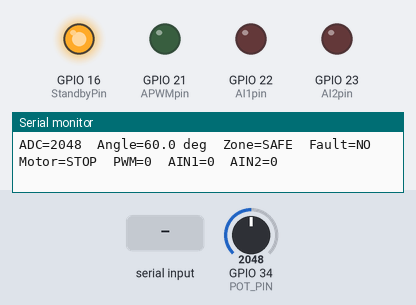
The sketch below on a simulated ESP32. Parts: output pins drawn as LEDs (lit = HIGH), the last lines printed to the serial monitor. Inputs (shaded band) come from the test bench; at power-on: GPIO 34 (POT_PIN) = 2048.

Above: at 1.2 s.
1.3 s: GPIO 34 (POT_PIN) set to 3519
2.8 s: GPIO 34 (POT_PIN) set to 3615
At 4.0 s:
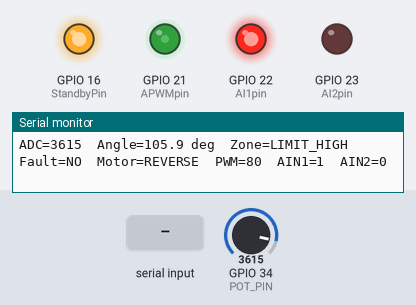
4.3 s: GPIO 34 (POT_PIN) set to 4095
At 5.4 s:
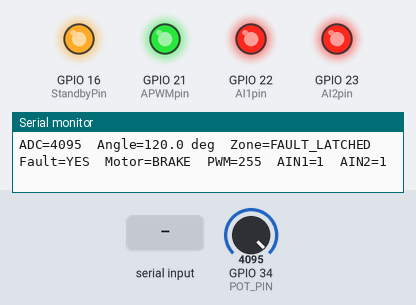
5.8 s: "r" received over Serial
Timing chart, 0 to 8.3 s (numbered marks = the images above; inputs shaded):
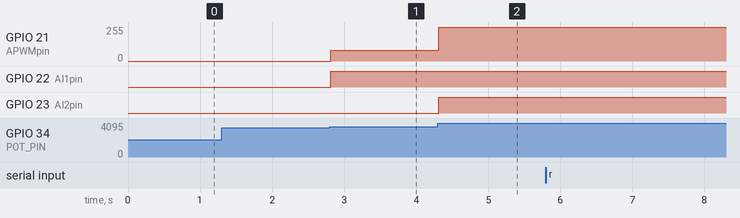

Measured:
- the behaviour switches between 3583 and 3584 on GPIO 34 (POT_PIN) (found by bisection; images 0 and 1)
- after the input at 2.8 s, GPIO 21 (APWMpin): 0/255 → 80/255 at once; GPIO 22 (AI1pin): LOW → HIGH at once
- after the input at 4.3 s, GPIO 21 (APWMpin): 80/255 → 255/255 at once; GPIO 23 (AI2pin): LOW → HIGH at once

The sketch:

sketch.ino
```cpp
/*
  Exoskeleton Joint Sensor & Actuator Control
  ESP32 + Potentiometer + TB6612FNG

  Joint:
  Knee flexion / extension

  Angle:
  0°   = full extension
  120° = deep flexion

  Safety zones:
  < 5°       FAULT LOW
  5–15°      LIMIT LOW
  15–105°    SAFE
  105–115°   LIMIT HIGH
  > 115°     FAULT HIGH

  Serial command:
  r = reset latched fault
*/

// ============================================================
// TB6612FNG PINS
// ============================================================

const int AI1pin = 22;
const int AI2pin = 23;
const int APWMpin = 21;
const int StandbyPin = 16;

// Original encoder pins
const int Apin = 18;
const int Bpin = 19;

// ============================================================
// JOINT SENSOR
// ============================================================

const int POT_PIN = 34;

// ============================================================
// ANGLE LIMITS
// ============================================================

const float FAULT_LOW = 5.0;
const float LIMIT_LOW = 15.0;

const float SAFE_HIGH = 105.0;
const float LIMIT_HIGH = 115.0;

// ============================================================
// VARIABLES
// ============================================================

long count = 0;

int potRaw = 0;
float jointAngle = 0.0;

String zone = "SAFE";

bool faultLatched = false;

// Current motor command for reporting
String motorDirection = "STOP";
int motorPWM = 0;

// ============================================================
// MOTOR CONTROL
// ============================================================

void motorStop() {

  analogWrite(APWMpin, 0);

  digitalWrite(AI1pin, LOW);
  digitalWrite(AI2pin, LOW);

  digitalWrite(StandbyPin, HIGH);

  motorDirection = "STOP";
  motorPWM = 0;
}

void motorBrake() {

  analogWrite(APWMpin, 255);

  digitalWrite(AI1pin, HIGH);
  digitalWrite(AI2pin, HIGH);

  digitalWrite(StandbyPin, HIGH);

  motorDirection = "BRAKE";
  motorPWM = 255;
}

void motorForward(int speed) {

  speed = constrain(speed, 0, 255);

  digitalWrite(StandbyPin, HIGH);

  digitalWrite(AI1pin, LOW);
  digitalWrite(AI2pin, HIGH);

  analogWrite(APWMpin, speed);

  motorDirection = "FORWARD";
  motorPWM = speed;
}

void motorBackward(int speed) {

  speed = constrain(speed, 0, 255);

  digitalWrite(StandbyPin, HIGH);

  digitalWrite(AI1pin, HIGH);
  digitalWrite(AI2pin, LOW);

  analogWrite(APWMpin, speed);

  motorDirection = "REVERSE";
  motorPWM = speed;
}

// ============================================================
// ZONE DETECTION
// ============================================================

void determineZone() {

  // Fault remains latched until reset
  if (faultLatched) {
    zone = "FAULT_LATCHED";
    return;
  }

  // Low hard limit
  if (jointAngle < FAULT_LOW) {

    zone = "FAULT_LOW";
    faultLatched = true;

    Serial.println("!!! LOW LIMIT FAULT LATCHED !!!");

    return;
  }

  // Low soft limit
  if (jointAngle < LIMIT_LOW) {

    zone = "LIMIT_LOW";
    return;
  }

  // Safe region
  if (jointAngle <= SAFE_HIGH) {

    zone = "SAFE";
    return;
  }

  // High soft limit
  if (jointAngle <= LIMIT_HIGH) {

    zone = "LIMIT_HIGH";
    return;
  }

  // High hard limit
  zone = "FAULT_HIGH";
  faultLatched = true;

  Serial.println("!!! HIGH LIMIT FAULT LATCHED !!!");
}

// ============================================================
// MOTOR CONTROL FROM ANGLE
// ============================================================

void controlMotor() {

  // ----------------------------------------------------------
  // FAULT
  // ----------------------------------------------------------

  if (faultLatched) {

    motorBrake();

    return;
  }

  // ----------------------------------------------------------
  // SAFE
  // ----------------------------------------------------------

  if (zone == "SAFE") {

    motorStop();

    return;
  }

  // ----------------------------------------------------------
  // LOW LIMIT
  // Drive toward increasing angle
  // ----------------------------------------------------------

  if (zone == "LIMIT_LOW") {

    int speed = map(
      (int)jointAngle,
      (int)FAULT_LOW,
      (int)LIMIT_LOW,
      180,
      80
    );

    speed = constrain(speed, 80, 180);

    motorForward(speed);

    return;
  }

  // ----------------------------------------------------------
  // HIGH LIMIT
  // Drive toward decreasing angle
  // ----------------------------------------------------------

  if (zone == "LIMIT_HIGH") {

    int speed = map(
      (int)jointAngle,
      (int)SAFE_HIGH,
      (int)LIMIT_HIGH,
      80,
      180
    );

    speed = constrain(speed, 80, 180);

    motorBackward(speed);

    return;
  }
}

// ============================================================
// SETUP
// ============================================================

void setup() {

  Serial.begin(115200);

  // TB6612
  pinMode(AI1pin, OUTPUT);
  pinMode(AI2pin, OUTPUT);
  pinMode(APWMpin, OUTPUT);
  pinMode(StandbyPin, OUTPUT);

  // Original encoder inputs
  pinMode(Apin, INPUT_PULLUP);
  pinMode(Bpin, INPUT_PULLUP);

  // Potentiometer
  pinMode(POT_PIN, INPUT);

  // Enable driver
  digitalWrite(StandbyPin, HIGH);

  // Safe startup state
  motorStop();

  Serial.println();
  Serial.println("========================================");
  Serial.println("EXOSKELETON CONTROL SYSTEM");
  Serial.println("ESP32 + POTENTIOMETER + TB6612FNG");
  Serial.println("========================================");
  Serial.println();
  Serial.println("Type 'r' in Serial Monitor to reset a fault.");
  Serial.println();
}

// ============================================================
// MAIN LOOP
// ============================================================

void loop() {

  // ----------------------------------------------------------
  // MANUAL FAULT RESET
  // ----------------------------------------------------------

  if (Serial.available()) {

    char command = Serial.read();

    if (command == 'r' || command == 'R') {

      faultLatched = false;
      zone = "SAFE";

      motorStop();

      Serial.println();
      Serial.println(">>> FAULT RESET");
      Serial.println(">>> SYSTEM RETURNED TO SAFE STATE");
      Serial.println();
    }
  }

  // ----------------------------------------------------------
  // READ POTENTIOMETER
  // ----------------------------------------------------------

  potRaw = analogRead(POT_PIN);

  // Convert 0–4095 ADC into 0–120°
  jointAngle =
      ((float)potRaw / 4095.0) * 120.0;

  jointAngle = constrain(jointAngle, 0.0, 120.0);

  // ----------------------------------------------------------
  // DETERMINE ZONE
  // ----------------------------------------------------------

  determineZone();

  // ----------------------------------------------------------
  // CONTROL MOTOR
  // ----------------------------------------------------------

  controlMotor();

  // ----------------------------------------------------------
  // STATUS REPORT
  // ----------------------------------------------------------

  static unsigned long lastReport = 0;

  if (millis() - lastReport >= 200) {

    lastReport = millis();

    Serial.print("ADC=");
    Serial.print(potRaw);

    Serial.print("  Angle=");
    Serial.print(jointAngle, 1);

    Serial.print(" deg");

    Serial.print("  Zone=");
    Serial.print(zone);

    Serial.print("  Fault=");
    Serial.print(faultLatched ? "YES" : "NO");

    Serial.print("  Motor=");
    Serial.print(motorDirection);

    Serial.print("  PWM=");
    Serial.print(motorPWM);

    Serial.print("  AIN1=");
    Serial.print(digitalRead(AI1pin));

    Serial.print("  AIN2=");
    Serial.println(digitalRead(AI2pin));
  }

  delay(20);
}
```
